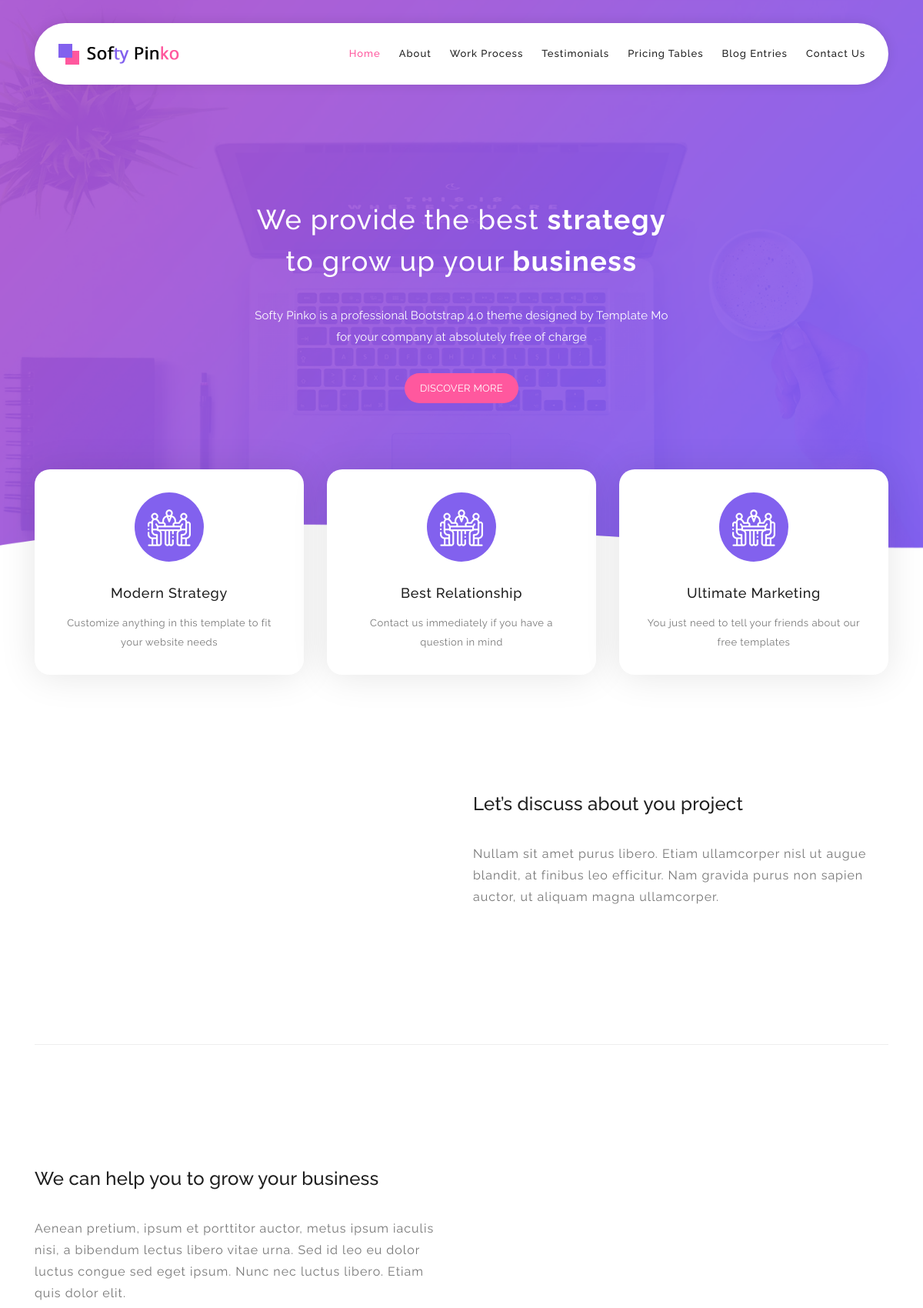
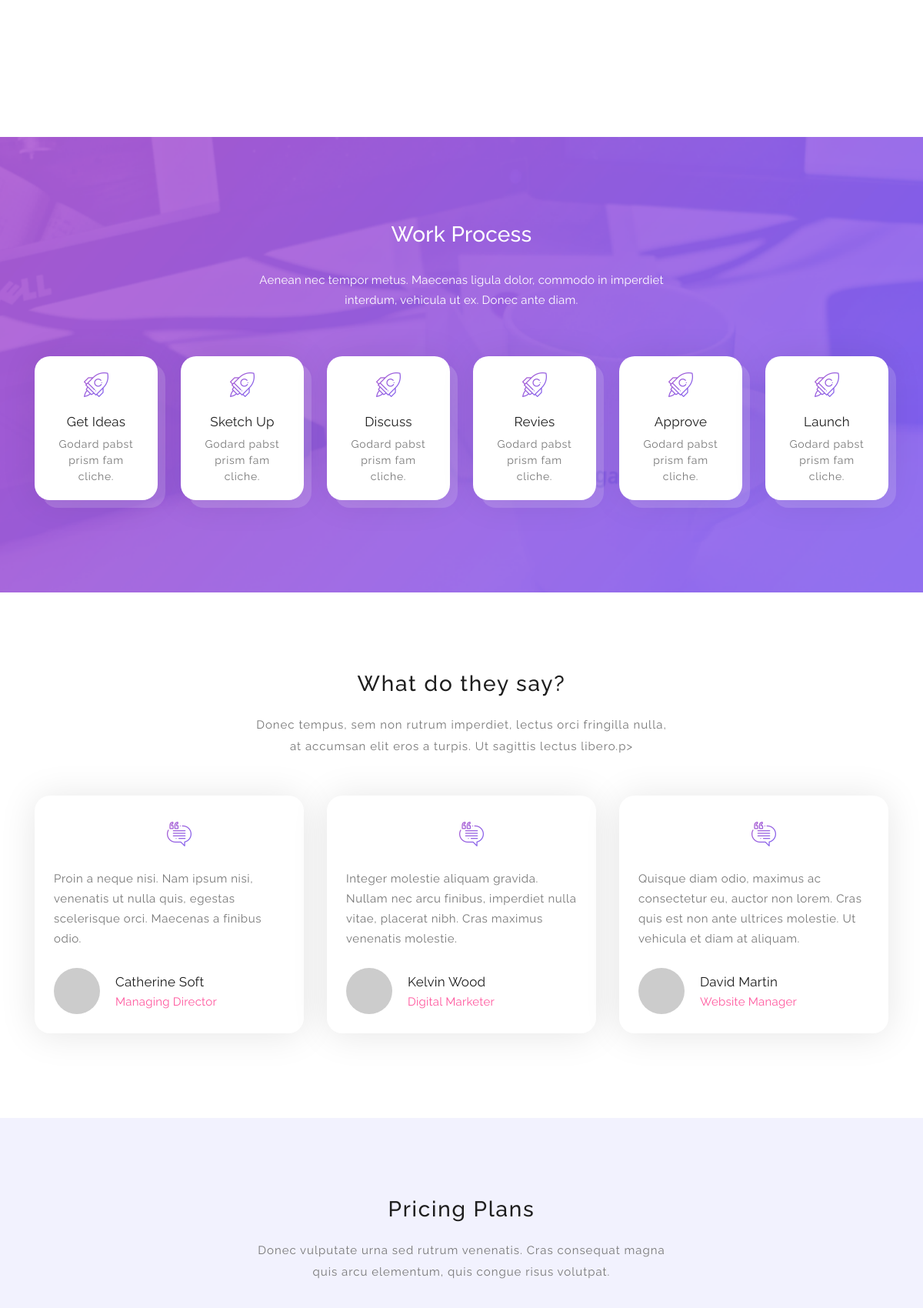
The page / (upper part) on the database its author committed (2 pictures, top to bottom).
### main/models.py (models this page shows, shortened)
class HeaderText(models.Model):
    title = models.CharField(max_length=255)
    text = models.TextField()
    class Meta:
        verbose_name = 'HeaderText'
        verbose_name_plural = 'HeaderText'

class FeatureItem(models.Model):
    icon = models.ImageField(upload_to='media')
    title = models.CharField(max_length=30)
    text = models.TextField()
    class Meta:
        verbose_name = 'Feature Item'
        verbose_name_plural = 'Feature Items'

class About(models.Model):
    icon = models.ImageField(upload_to='media')
    title = models.CharField(max_length=30)
    text = models.TextField()
    class Meta:
        verbose_name = 'About Company'
        verbose_name_plural = 'About Company'

class WorkProcess(models.Model):
    text = models.TextField()
    class Meta:
        verbose_name = 'Work Process'
        verbose_name_plural = 'Work Process'

class WorkProcessItem(models.Model):
    icon = models.ImageField(upload_to='media')
    title = models.CharField(max_length=40)
    text = models.TextField()
    class Meta:
        verbose_name = 'Work Process Item'
        verbose_name_plural = 'Work Process Items'

class Row(models.Model):
    title = models.CharField(max_length=255)
    text = models.TextField()
    class Meta:
        verbose_name = 'Row'
        verbose_name_plural = 'Row'

class Team_content(models.Model):
    icon = models.ImageField(upload_to='media')
    message = models.TextField()
    user_name = models.CharField(max_length=35)
    job = models.CharField(max_length=35)
    class Meta:
        verbose_name = 'Team content'
        verbose_name_plural = 'Team contents'

class Pricing_Plans(models.Model):
    title = models.CharField(max_length=30)
    text = models.TextField()
    class Meta:
        verbose_name = 'Pricing Plan'
        verbose_name_plural = 'Pricing Plans'

### main/views.py (the view, shortened to what this page needs)
# urls.py: path('' , HomeListView.as_view(), name='home'),
class HomeListView(ListView):
    template_name = 'index.html'
    def get(self, request: HttpRequest, *args: Any, **kwargs: Any) -> HttpResponse:
        header = HeaderText.objects.first()
        feature_items = FeatureItem.objects.all()
        about_left = About.objects.first() # [0]
        about_right = About.objects.all()[1]
        work_proccess = WorkProcess.objects.first()
        work_proccess_items = WorkProcessItem.objects.all()
        row = Row.objects.first()
        team_content = Team_content.objects.all()
        pricing_plans = Pricing_Plans.objects.first()
        price = Price.objects.all()
        counter = Counter.objects.first()
        blog = Blog.objects.first()
        blog_list = Blog_list.objects.first()
        context = {
            'header':header,
            'feature_items':feature_items,
            'about_left':about_left,
            'about_right':about_right,
            'work_proccess':work_proccess,
            'work_proccess_items':work_proccess_items,
            'row' :row,
            'team_content' :team_content,
            'pricing_plans' :pricing_plans,
            'price' :price,
            'counter' :counter,
            'blog' :blog,
            'blog_list' :blog_list
        }
        return render(request, self.template_name, context=context)

### main/templates/index.html (shortened to what this page needs)
{% load static %}
<!DOCTYPE html>
<html lang="en">
  <head>
    <link rel="stylesheet" type="text/css" href="{% static 'assets/css/bootstrap.min.css' %}">
    <link rel="stylesheet" type="text/css" href="{% static 'assets/css/font-awesome.css' %}">
    <link rel="stylesheet" href="{% static 'assets/css/templatemo-softy-pinko.css' %}">
    </head>
    <body>
    <header class="header-area header-sticky">
        <div class="container">
            <div class="row">
                <div class="col-12">
                    <nav class="main-nav">
                        <a href="{% url 'home' %}" class="logo">
                            <img src="{% static 'assets/images/logo.png' %}" alt="Softy Pinko"/>
                        </a>
                        <ul class="nav">
                            <li><a href="#welcome" class="active">Home</a></li>
                            <li><a href="#features">About</a></li>
                            <li><a href="#work-process">Work Process</a></li>
                            <li><a href="#testimonials">Testimonials</a></li>
                            <li><a href="#pricing-plans">Pricing Tables</a></li>
                            <li><a href="#blog">Blog Entries</a></li>
                            <li><a href="#contact-us">Contact Us</a></li>
                        </ul>
                    </nav>
                </div>
            </div>
        </div>
    </header>
    <div class="welcome-area" id="welcome">
        <div class="header-text">
            <div class="container">
                <div class="row">
                    <div class="offset-xl-3 col-xl-6 offset-lg-2 col-lg-8 col-md-12 col-sm-12">
                        <h1>{{ header.title | safe}}</h1>
                        <p>{{ header.text | safe }}</p>
                        <a href="#features" class="main-button-slider">Discover More</a>
                    </div>
                </div>
            </div>
        </div>
    </div>
    <section class="section home-feature">
        <div class="container">
            <div class="row">
                <div class="col-lg-12">
                    <div class="row">
                        {% for item in feature_items %}
                            <div class="col-lg-4 col-md-6 col-sm-6 col-12" data-scroll-reveal="enter bottom move 50px over 0.6s after 0.2s">
                                <div class="features-small-item">
                                    <div class="icon">
                                        <i><img src="{{ item.icon.url }}" alt=""></i>
                                    </div>
                                    <h5 class="features-title">{{ item.title }}</h5>
                                    <p>{{ item.text }}</p>
                                </div>
                            </div>
                        {% endfor %}
                    </div>
                </div>
            </div>
        </div>
    </section>
    <section class="section padding-top-70 padding-bottom-0" id="features">
        <div class="container">
            <div class="row">
                <div class="col-lg-1"></div>
                <div class="col-lg-6 col-md-12 col-sm-12 align-self-center mobile-top-fix">
                    <div class="left-heading">
                        <h2 class="section-title">{{ about_left.title}}</h2>
                    </div>
                    <div class="left-text">
                        <p>{{ about_left.text }}</p>
                    </div>
                </div>
            </div>
            <div class="row">
                <div class="col-lg-12">
                    <div class="hr"></div>
                </div>
            </div>
        </div>
    </section>
    <section class="section padding-bottom-100">
        <div class="container">
            <div class="row">
                <div class="col-lg-6 col-md-12 col-sm-12 align-self-center mobile-bottom-fix">
                    <div class="left-heading">
                        <h2 class="section-title">{{ about_right.title }}</h2>
                    </div>
                    <div class="left-text">
                        <p>{{ about_right.text }}</p>
                    </div>
                </div>
                <div class="col-lg-1"></div>
            </div>
        </div>
    </section>
    <section class="mini" id="work-process">
        <div class="mini-content">
            <div class="container">
                <div class="row">
                    <div class="offset-lg-3 col-lg-6">
                        <div class="info">
                            <h1>Work Process</h1>
                            <p>{{ work_proccess.text}}</p>
                        </div>
                    </div>
                </div>
                <div class="row">
                    {% for item in work_proccess_items %}
                    <div class="col-lg-2 col-md-3 col-sm-6 col-6">
                        <a href="#" class="mini-box">
                            <i><img src="{{ item.icon.url }}" alt=""></i>
                            <strong>{{ item.title }}</strong>
                            <span>{{ item.text }}</span>
                        </a>
                    </div>
                    {% endfor %}
                </div>
            </div>
        </div>
    </section>
    <section class="section" id="testimonials">
        <div class="container">
            <div class="row">
                <div class="col-lg-12">
                    <div class="center-heading">
                        <h2 class="section-title">{{ row.title | safe }}</h2>
                    </div>
                </div>
                <div class="offset-lg-3 col-lg-6">
                    <div class="center-text">
                        <p>{{ row.text | safe }}p>
                    </div>
                </div>
            </div>
            <div class="row">
                {% for item in team_content %}
                <div class="col-lg-4 col-md-6 col-sm-12">
                    <div class="team-item">
                        <div class="team-content">
                            <i><img src="{{ item.icon.url }}" alt=""></i>
                            <p>{{ item.message }}</p>
                            <div class="user-image">
                                <img src="http://placehold.it/60x60" alt="">
                            </div>
                            <div class="team-info">
                                <h3 class="user-name">{{ item.user_name }}</h3>
                                <span>{{ item.job }}</span>
                            </div>
                        </div>
                    </div>
                </div>
                {% endfor%}
            </div>
        </div>
    </section>
    <section class="section colored" id="pricing-plans">
        <div class="container">
            <div class="row">
                <div class="col-lg-12">
                    <div class="center-heading">
                        <h2 class="section-title">{{ pricing_plans.title }}</h2>
                    </div>
                </div>
                <div class="offset-lg-3 col-lg-6">
                    <div class="center-text">
                        <p>{{ pricing_plans.text }}</p>
                    </div>
                </div>
            </div>
        </div>
    </section>
  </body>
</html>

### rows shown on the page
HeaderText: title "We provide the best strategy to grow up your business", text "Softy Pinko is a professional Bootstrap 4.0 theme designed by Template Mo for your company at absolutely free of charge"
FeatureItem: icon (picture), title "Modern Strategy", text "Customize anything in this template to fit your website needs"
FeatureItem: icon (picture), title "Best Relationship", text "Contact us immediately if you have a question in mind"
FeatureItem: icon (picture), title "Ultimate Marketing", text "You just need to tell your friends about our free templates"
About: title "Let’s discuss about you project", text "Nullam sit amet purus libero. Etiam ullamcorper nisl ut augue blandit, at finibus leo efficitur. Nam gravida purus non sapien auctor, ut aliquam magna ullamcorper."
About: title "We can help you to grow your business", text "Aenean pretium, ipsum et porttitor auctor, metus ipsum iaculis nisi, a bibendum lectus libero vitae urna. Sed id leo eu dolor luctus congue sed eget ipsum. Nunc nec luctus libero. Etiam quis dolor elit."
WorkProcess: text "Aenean nec tempor metus. Maecenas ligula dolor, commodo in imperdiet interdum, vehicula ut ex. Donec ante diam."
WorkProcessItem: icon (picture), title "Get Ideas", text "Godard pabst prism fam cliche."
WorkProcessItem: icon (picture), title "Sketch Up", text "Godard pabst prism fam cliche."
WorkProcessItem: icon (picture), title "Discuss", text "Godard pabst prism fam cliche."
WorkProcessItem: icon (picture), title "Revies", text "Godard pabst prism fam cliche."
WorkProcessItem: icon (picture), title "Approve", text "Godard pabst prism fam cliche."
WorkProcessItem: icon (picture), title "Launch", text "Godard pabst prism fam cliche."
Row: title "What do they say?", text "Donec tempus, sem non rutrum imperdiet, lectus orci fringilla nulla, at accumsan elit eros a turpis. Ut sagittis lectus libero."
Team_content: icon (picture), message "Proin a neque nisi. Nam ipsum nisi, venenatis ut nulla quis, egestas scelerisque orci. Maecenas a finibus odio.", user_name "Catherine Soft", job "Managing Director"
Team_content: icon (picture), message "Integer molestie aliquam gravida. Nullam nec arcu finibus, imperdiet nulla vitae, placerat nibh. Cras maximus venenatis molestie.", user_name "Kelvin Wood", job "Digital Marketer"
Team_content: icon (picture), message "Quisque diam odio, maximus ac consectetur eu, auctor non lorem. Cras quis est non ante ultrices molestie. Ut vehicula et diam at aliquam.", user_name "David Martin", job "Website Manager"
Pricing_Plans: title "Pricing Plans", text "Donec vulputate urna sed rutrum venenatis. Cras consequat magna quis arcu elementum, quis congue risus volutpat."
